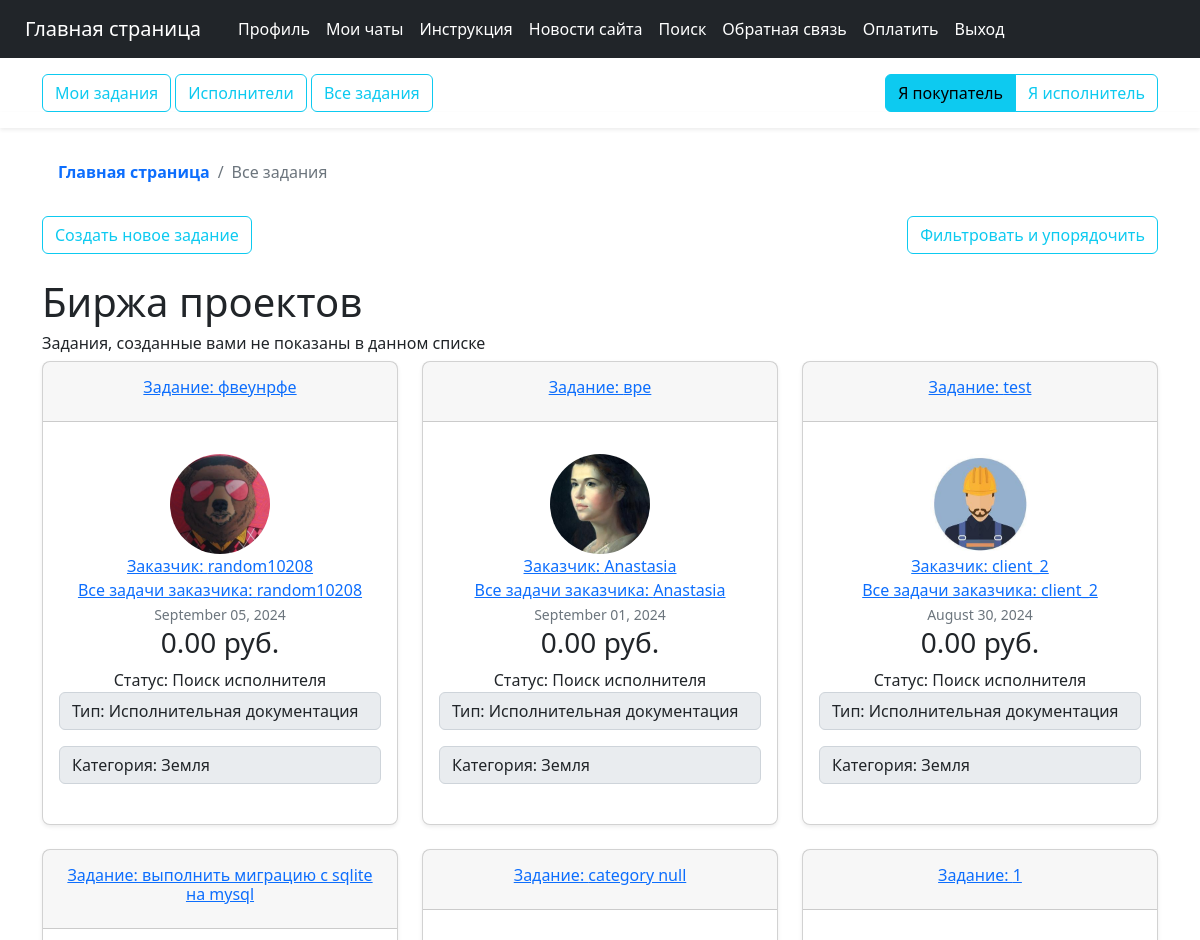
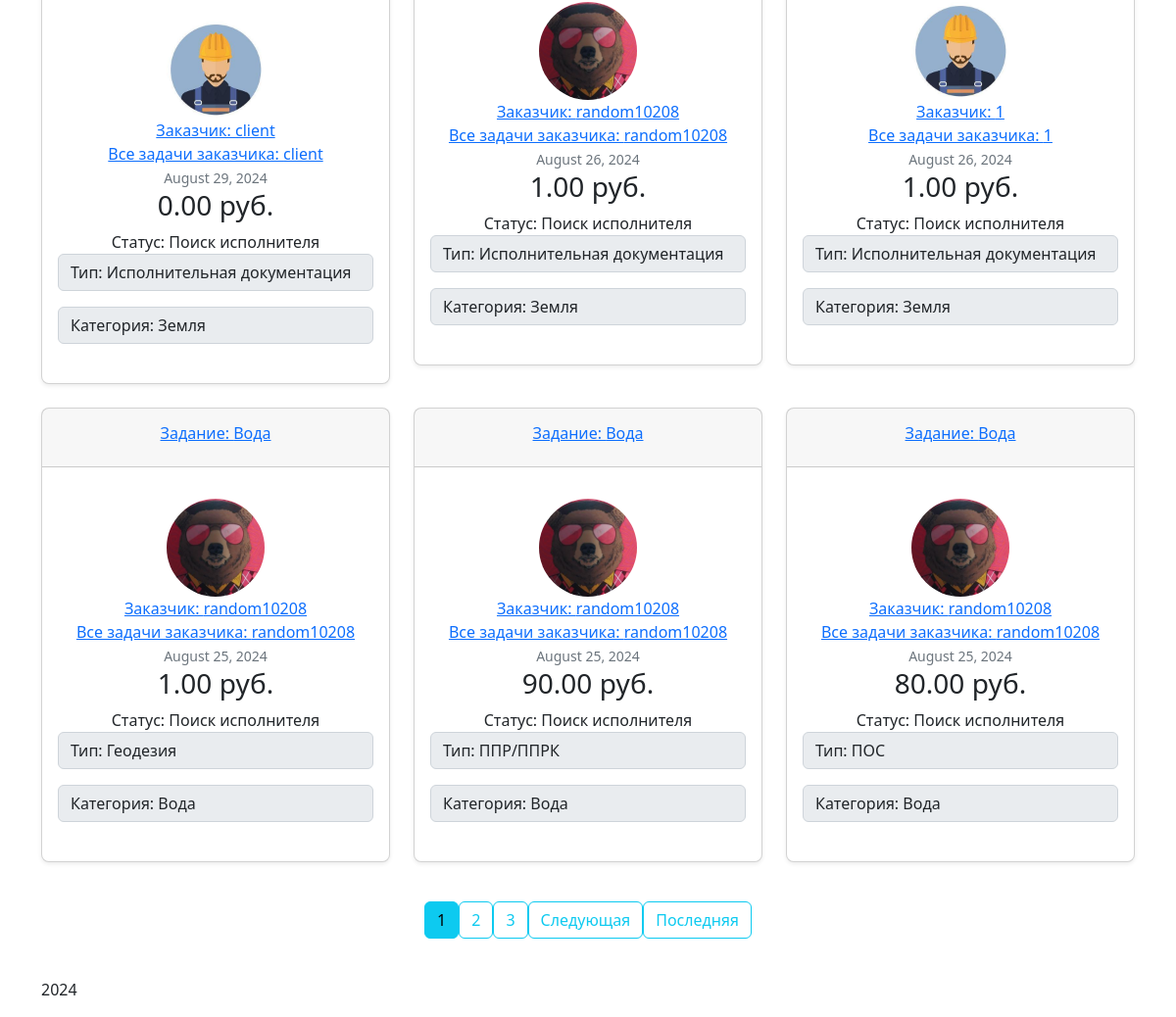
The app's page /task_client (signed in) with its own data (2 pictures, top to bottom).
### searchwork/models.py (models this page shows, shortened)
class Task(models.Model):
    title = models.CharField(max_length=100)
    content = models.TextField()
    date_posted = models.DateTimeField(default=timezone.now)
    author = models.ForeignKey(User, on_delete=models.CASCADE, related_name="client_user")
    worker = models.ForeignKey(User, on_delete=models.SET_NULL, null=True, related_name="worker_user")
    status = models.CharField(max_length=200, choices=STATUS_CHOICES, default='Поиск исполнителя')
    budget = models.DecimalField(max_digits=18, decimal_places=2, default=0.00)
    type = models.CharField(max_length=200, choices=TYPE_CHOICES, null=False, default='Исполнительная документация')
    category = models.CharField(max_length=200, choices=CATEGORY_CHOICES, null=False, default='Земля')

### users/models.py (models this page shows, shortened)
class Profile(models.Model):
    user = models.OneToOneField(User, on_delete=models.CASCADE)
    image = models.ImageField(default='default.jpg', upload_to='profile_pics')

### searchwork/views.py (the view)
# urls.py: path('task_client', TaskClientListView.as_view(), name='tasks-home-client'),
class TaskClientListView(ListView):
    model = Task
    template_name = 'searchwork/home_client.html'
    context_object_name = 'tasks'
    ordering = ['-date_posted']
    paginate_by = 10

### searchwork/templates/searchwork/home_client.html (shortened to what this page needs)
{% extends "searchwork/base_client.html" %}
{% block content %}
        {% if tasks %}
<ol class="breadcrumb p-3 bg-body-tertiary rounded-3">
      <li class="breadcrumb-item">
        <a class="link-body-emphasis fw-semibold text-decoration-none" href="{% url 'searchwork-about' %}">Главная страница</a>
      </li>
      <li class="breadcrumb-item active" aria-current="page">
        Все задания
      </li>
    </ol>
<div class="d-flex justify-content-between">
            <a class="btn btn-outline-info" href="{% url 'task-create' %}">Создать новое задание</a>
<div>
            <a class="btn btn-outline-info" href="{% url 'filter-home-client' %}">Фильтровать и упорядочить</a>
</div>
</div>
<br/>
            <h1>Биржа проектов</h1>
            <h6>Задания, созданные вами не показаны в данном списке</h6>
            <div class="row row-cols-1 row-cols-md-3 mb-3 text-center">
                {% for task in tasks %}
                    {% if task.author != user %}
                      <div class="col">
                        <div class="card mb-4 rounded-3 shadow-sm">
                          <div class="card-header py-3">
                              <a class="card-title pricing-card-title" href="{% url 'task-detail-client' task.id %}"><h6>Задание: {{ task.title }}</h6></a>
                          </div>
                          <div class="card-body">
                            <ul class="list-unstyled mt-3 mb-4">
                              <li>
                                  <img class="rounded-circle article-img" src="{{ task.author.profile.image.url }}" width="100" height="100" alt="аватар заказчика">
                              </li>
                                <li><a class="mr-2" href="{% url 'client-profile' task.author.client.id %}">Заказчик: {{ task.author.username }}</a></li>
                                <li><a class="mr-2" href="{% url 'user-tasks-client' task.author.username %}">Все задачи заказчика: {{ task.author }}</a></li>
                              <li><small class="text-muted">{{ task.date_posted|date:"F d, Y" }}</small></li>
                                <li><h3>{{ task.budget }} руб.</h3></li>
                              <li>Статус: {{ task.status }}</li>
                                <p class="input-group-text">Тип: {{ task.type }}</p>
                                <p class="input-group-text">Категория: {{ task.category }}</p>
                            </ul>
                          </div>
                        </div>
                      </div>
                    {% endif %}
                {% endfor %}
            </div>
        {% else %}
            <h1>В системе пока не зарегистрировано ни одного задания.</h1>
            <a class="btn btn-outline-info" href="{% url 'client' %}">Стать заказчиком</a>
        {% endif %}
    <div class="pagination justify-content-center">
        {% if is_paginated %}
          {% for num in page_obj.paginator.page_range %}
            {% if page_obj.number == num %}
              <a class="btn btn-info mb-4 mr-1" href="?page={{ num }}">{{ num }}</a>
            {% elif num > page_obj.number|add:'-3' and num < page_obj.number|add:'3' %}
              <a class="btn btn-outline-info mb-4 mr-1" href="?page={{ num }}">{{ num }}</a>
            {% endif %}
          {% endfor %}
          {% if page_obj.has_next %}
            <a class="btn btn-outline-info mb-4 mr-1" href="?page={{ page_obj.next_page_number }}">Следующая</a>
            <a class="btn btn-outline-info mb-4 mr-1" href="?page={{ page_obj.paginator.num_pages }}">Последняя</a>
          {% endif %}
        {% endif %}
    </div>
{% endblock content %}

### records on screen
Task: title "фвеунрфе", author.profile.image (picture), author.username "random10208", author "random10208", date_posted "September 05, 2024", budget "0.00", status "Поиск исполнителя", type "Исполнительная документация", category "Земля"
Task: title "вре", author.profile.image (picture), author.username "Anastasia", author "Anastasia", date_posted "September 01, 2024", budget "0.00", status "Поиск исполнителя", type "Исполнительная документация", category "Земля"
Task: title "test", author.profile.image (placeholder picture), author.username "client_2", author "client_2", date_posted "August 30, 2024", budget "0.00", status "Поиск исполнителя", type "Исполнительная документация", category "Земля"
Task: title "выполнить миграцию с sqlite на mysql", author.profile.image (placeholder picture), author.username "client", author "client", date_posted "August 29, 2024", budget "0.00", status "Поиск исполнителя", type "Исполнительная документация", category "Земля"
Task: title "category null", author.profile.image (picture), author.username "random10208", author "random10208", date_posted "August 26, 2024", budget "1.00", status "Поиск исполнителя", type "Исполнительная документация", category "Земля"
Task: title "1", author.profile.image (placeholder picture), author.username "1", author "1", date_posted "August 26, 2024", budget "1.00", status "Поиск исполнителя", type "Исполнительная документация", category "Земля"
Task: title "Вода", author.profile.image (picture), author.username "random10208", author "random10208", date_posted "August 25, 2024", budget "1.00", status "Поиск исполнителя", type "Геодезия", category "Вода"
Task: title "Вода", author.profile.image (picture), author.username "random10208", author "random10208", date_posted "August 25, 2024", budget "90.00", status "Поиск исполнителя", type "ППР/ППРК", category "Вода"
Task: title "Вода", author.profile.image (picture), author.username "random10208", author "random10208", date_posted "August 25, 2024", budget "80.00", status "Поиск исполнителя", type "ПОС", category "Вода"

### other values on screen
{{ num }} "1"
{{ num }} "2" "3"
